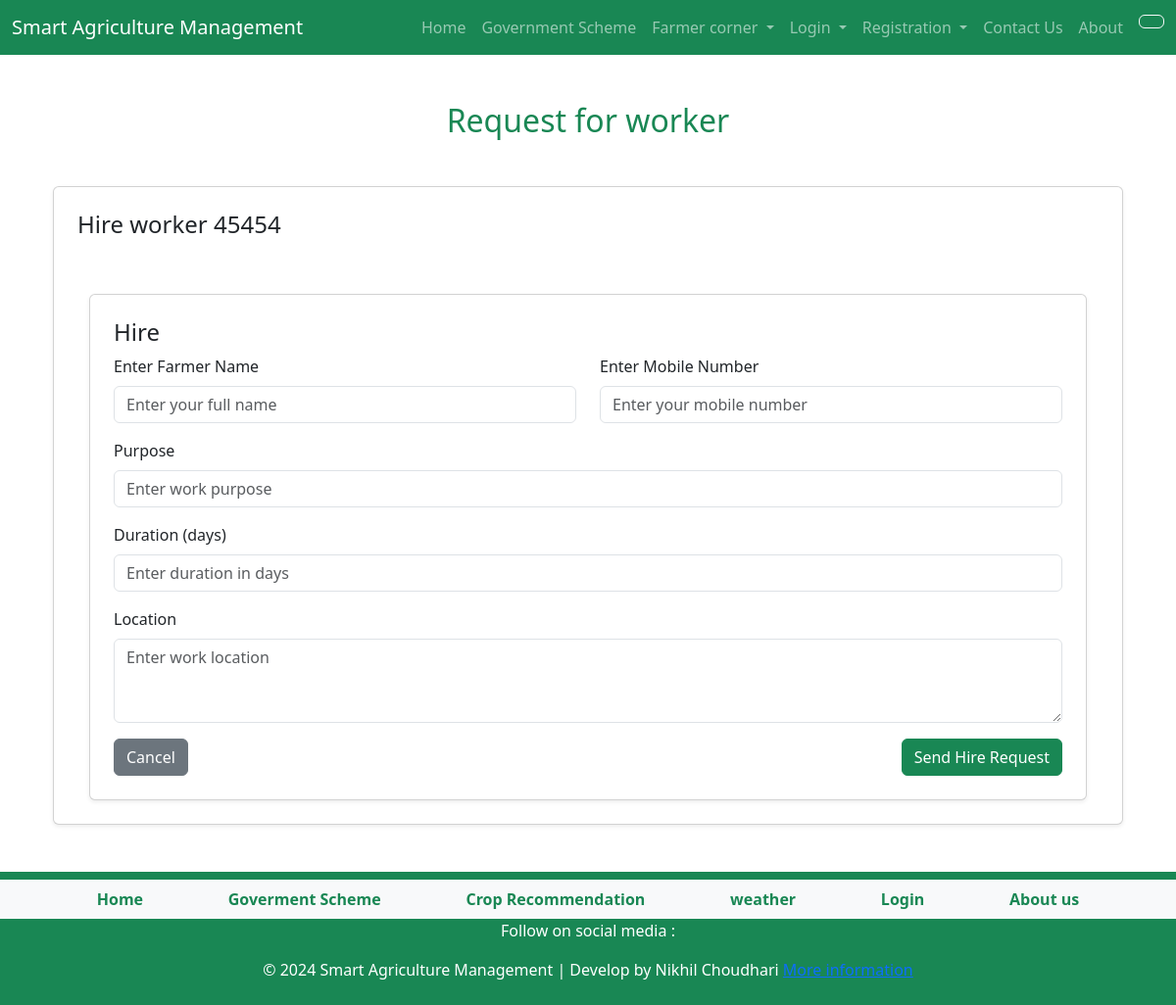
Before: /hire/11/ with the older database file.
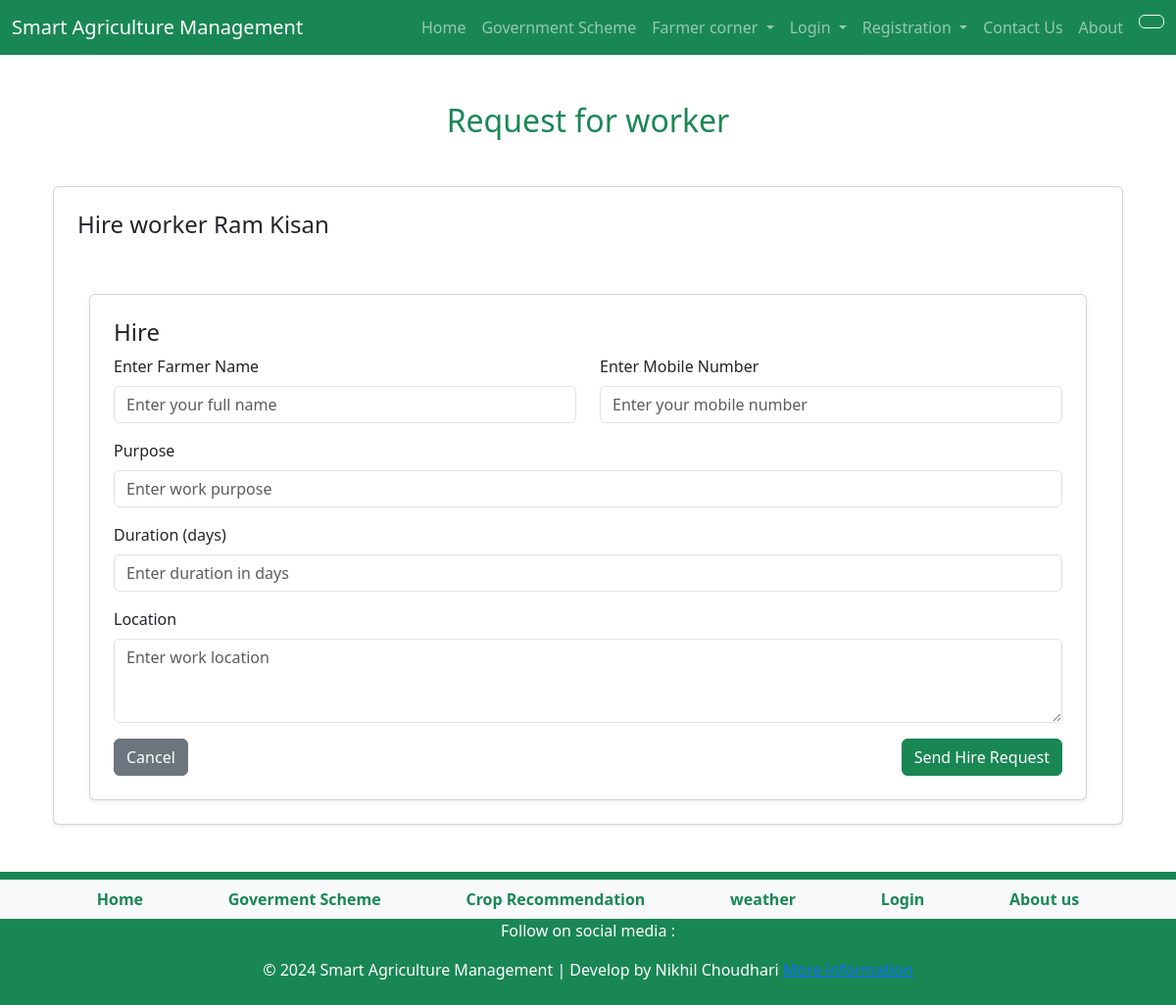
After: the same page with the newer database file.
### agri/models.py (models this page shows)
class worker(models.Model):
    fullName= models.CharField(max_length=100)
    age= models.IntegerField()
    gender= models.CharField(max_length=10)
    dist = models.CharField(max_length=20)
    subDist= models.CharField(max_length=20)
    village = models.CharField(max_length=30)
    mobno = models.CharField(max_length=10, unique=True)
    password= models.CharField(max_length=20)
    skill= models.CharField(max_length=250,  blank=True, null=True)
    availabillity=models.BooleanField(default=False)
    date = models.DateTimeField(auto_now_add=True)

### agri/views.py (the view, shortened to what this page needs)
# urls.py: path('hire/<int:worker_id>/', views.hire_worker, name='hire_worker'),
def hire_worker(request, worker_id):
    print('hi')
    work = get_object_or_404(worker, id=worker_id)
    print(request.method)
    return render(request, 'hire_request.html', { 'worker': work })

### templates/hire_request.html (shortened to what this page needs)
<!DOCTYPE html>
<html lang="en">
  <head>
    <link href="https://cdn.jsdelivr.net/npm/bootstrap@5.3.2/dist/css/bootstrap.min.css" rel="stylesheet" />
  </head>
  <body>
    {% include 'header.html' %}
    <div class="container py-5">
      <h2 class="text-center text-success mb-4">
        Request for worker
      </h2>
      <div class="container mt-5">
        <div class="card shadow-sm p-4">
            <h4>Hire worker {{ worker.fullName }}</h4>
            <div class="container mt-5">
              <div class="card shadow-sm p-4">
                  <h4>Hire {{ worker.full_name }}</h4>
                  <form method="POST">
                      <div class="row">
                          <div class="mb-3 col-md-6">
                              <label class="form-label">Enter Farmer Name</label>
                              <input type="text" name="fname" class="form-control" placeholder="Enter your full name" required>
                          </div>
                          <div class="mb-3 col-md-6">
                              <label class="form-label">Enter Mobile Number</label>
                              <input type="tel" name="fmob" class="form-control" placeholder="Enter your mobile number" required>
                          </div>
                      </div>
                      <div class="mb-3">
                          <label class="form-label">Purpose</label>
                          <input type="text" name="purpose" class="form-control" placeholder="Enter work purpose" required>
                      </div>
                      <div class="mb-3">
                          <label class="form-label">Duration (days)</label>
                          <input type="number" name="duration" class="form-control" placeholder="Enter duration in days" required>
                      </div>
                      <div class="mb-3">
                          <label class="form-label">Location</label>
                          <textarea name="location" class="form-control" placeholder="Enter work location" rows="3" required></textarea>
                      </div>
                      <div class="d-flex justify-content-between">
                          <a href="{% url 'available_laborers' %}" class="btn btn-secondary">Cancel</a>
                          <button type="submit" class="btn btn-success">Send Hire Request</button>
                      </div>
                  </form>
              </div>
          </div>
        </div>
    </div>
    </div>
    {% include 'footer.html' %}
  </body>
</html>

Changed rows visible on the page:
changed worker: fullName "45454" → "Ram Kisan"
